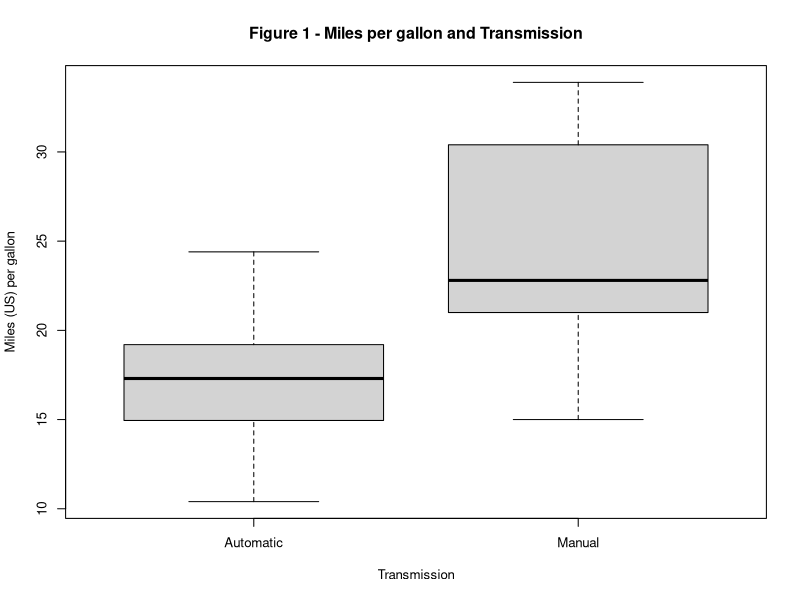
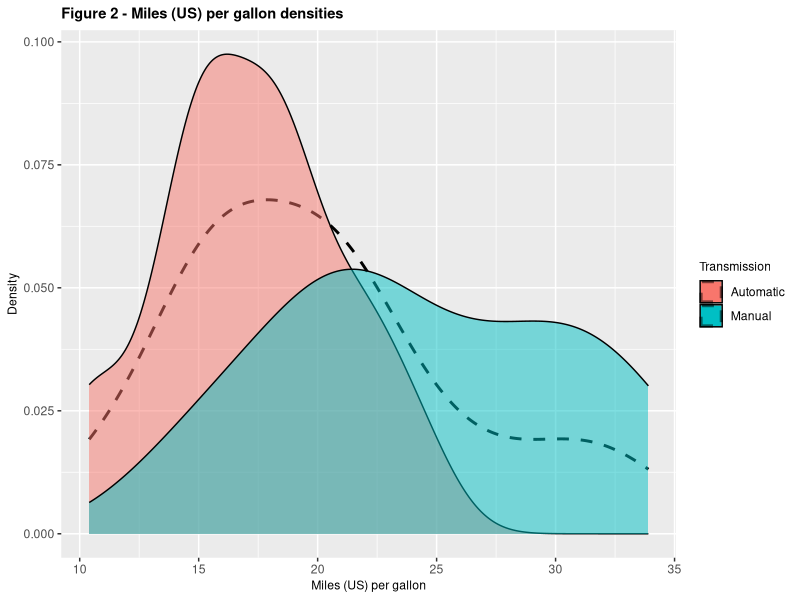
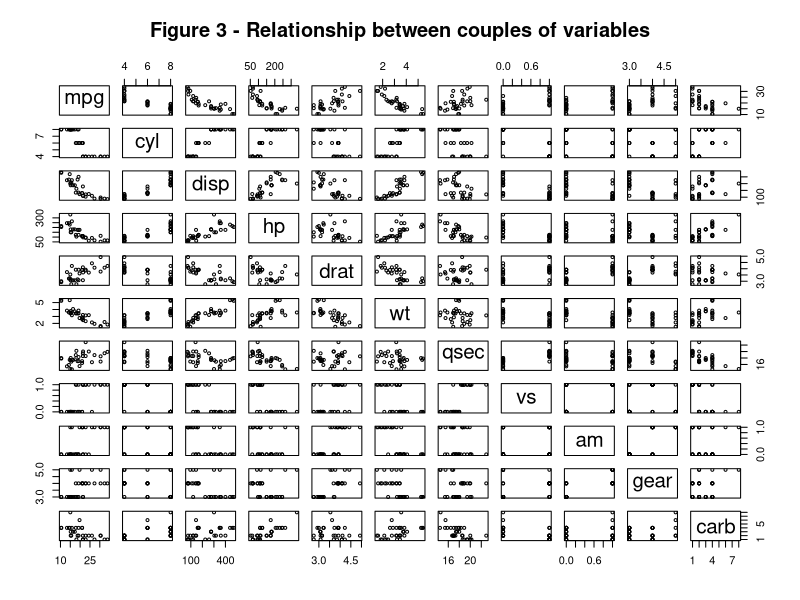
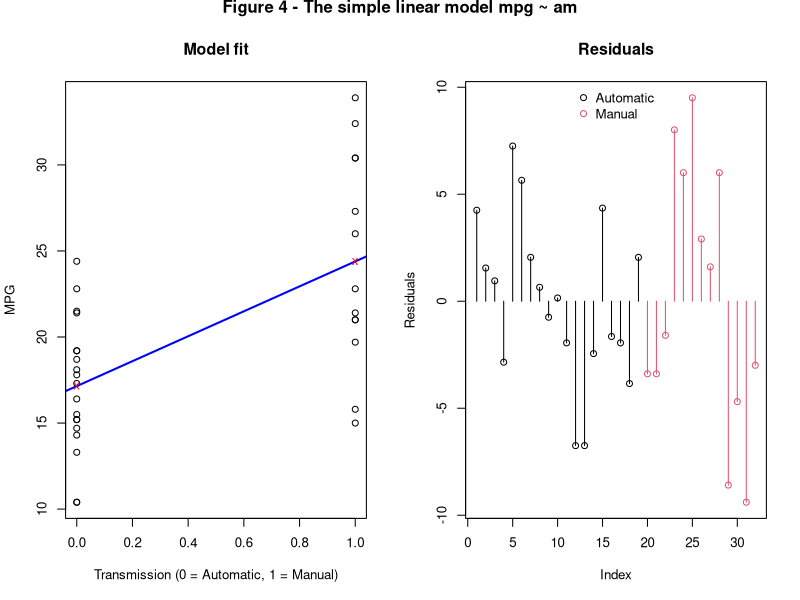

The R source for these figures, in order:
## ---- chunk 1
t.test(mtcars$mpg[mtcars$am == 0], mtcars$mpg[mtcars$am == 1])
## ---- chunk 2
R2 <- c(wt=summary(lm(mpg ~ wt, data=mtcars))$adj.r.squared,
        disp=summary(lm(mpg ~ disp, data=mtcars))$adj.r.squared,
        hp=summary(lm(mpg ~ hp, data=mtcars))$adj.r.squared,
        cyl=summary(lm(mpg ~ cyl, data=mtcars))$adj.r.squared,
        am=summary(lm(mpg ~ am, data=mtcars))$adj.r.squared)
R2
## ---- chunk 3
R2 <- c(wt.am=summary(lm(mpg ~ wt + am, data=mtcars))$adj.r.squared,
        disp.am=summary(lm(mpg ~ disp + am, data=mtcars))$adj.r.squared,
        hp.am=summary(lm(mpg ~ hp + am, data=mtcars))$adj.r.squared,
        cyl.am=summary(lm(mpg ~ cyl + am, data=mtcars))$adj.r.squared)
R2
## ---- chunk 4
summary(lm(mpg ~ wt+hp+disp+cyl+am, data=mtcars))
## ---- chunk 5
par(cex=0.8)
boxplot(mpg ~ as.factor(c("Automatic","Manual")[mtcars$am+1]), data=mtcars,
        ylab="Miles (US) per gallon", xlab="Transmission",
        main="Figure 1 - Miles per gallon and Transmission")
## ---- chunk 6
library(ggplot2)
mtcars$Transmission <- as.factor(c("Automatic","Manual")[mtcars$am+1])
g <- ggplot(data=mtcars, aes(mpg))
g <- g + geom_density(linetype="dashed", size=1)
g <- g + geom_density(aes(fill=Transmission), alpha=0.5)
g <- g + labs(fill="Transmission") + xlab("Miles (US) per gallon") + ylab("Density")
g <- g + ggtitle("Figure 2 - Miles (US) per gallon densities")
g <- g + theme(title = element_text(size=rel(0.8)), plot.title=element_text(face="bold"))
g
mtcars$Transmission <- c()
## ---- chunk 7
pairs(mtcars, cex=0.6, main="Figure 3 - Relationship between couples of variables")
## ---- chunk 8
par(mfrow=c(1,2), cex=0.8, oma=c(0,0,1,0))
lm_mpg_am <- lm(mpg ~ am, data=mtcars) 
plot(mtcars$am, mtcars$mpg,
     xlab="Transmission (0 = Automatic, 1 = Manual)",
     ylab="MPG")
abline(lm_mpg_am, lwd=2, col="blue")
points(c(0,1), c(mean(mtcars$mpg[mtcars$am == 0]),mean(mtcars$mpg[mtcars$am == 1])), col="red", pch="x")
title("Model fit")
ind <- order(mtcars$am, seq_along(mtcars$am))
res <- lm_mpg_am$residuals[ind]
cols <- mtcars$am[ind]+1
plot(res, col=cols, type="h", ylab="Residuals")
points(res, col=cols)
legend("top", legend=c("Automatic", "Manual"), bty="n", pch=1, col=c(1,2))
title("Residuals")
mtext(outer=TRUE, text="Figure 4 - The simple linear model mpg ~ am", font=2)
